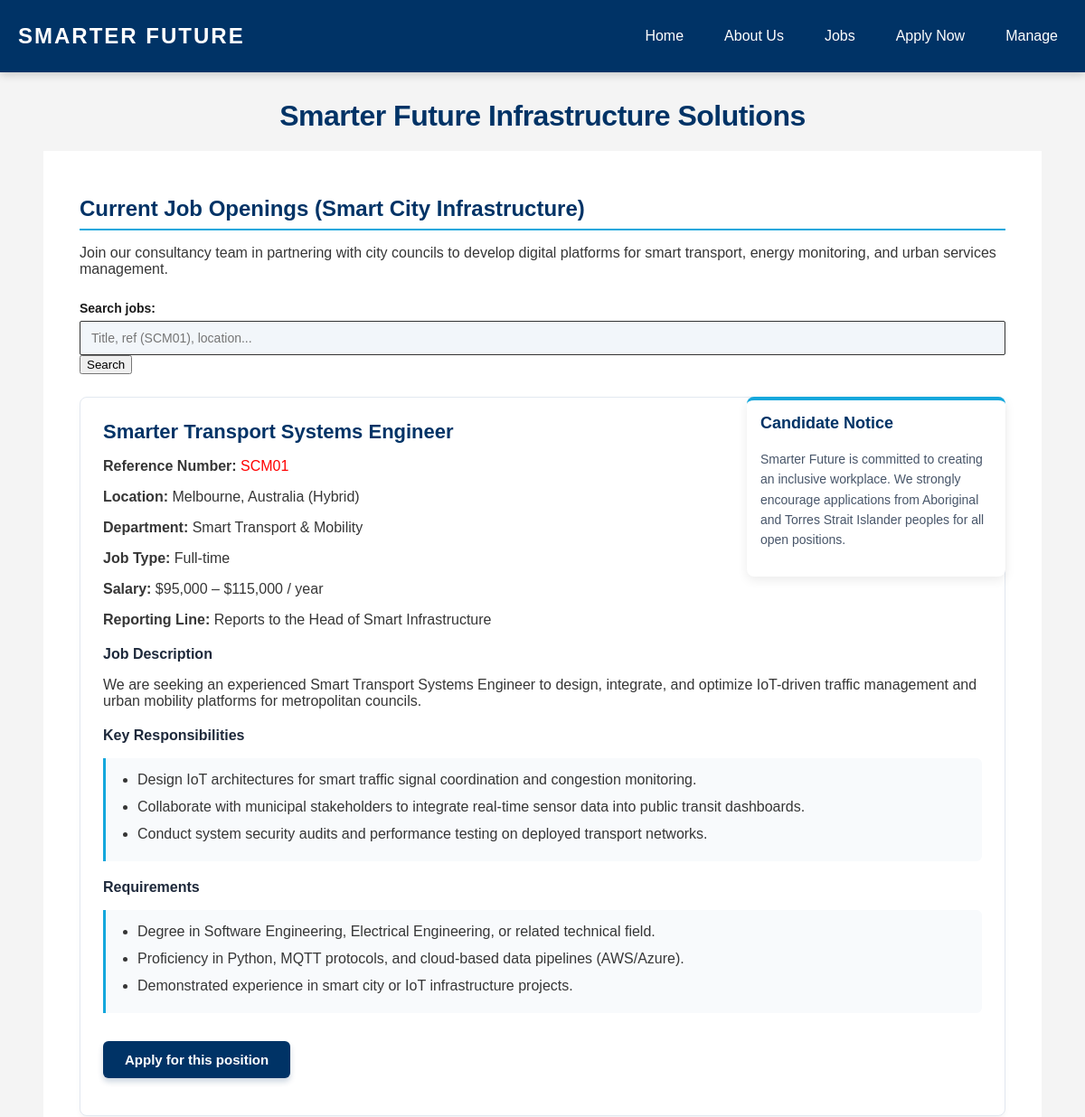
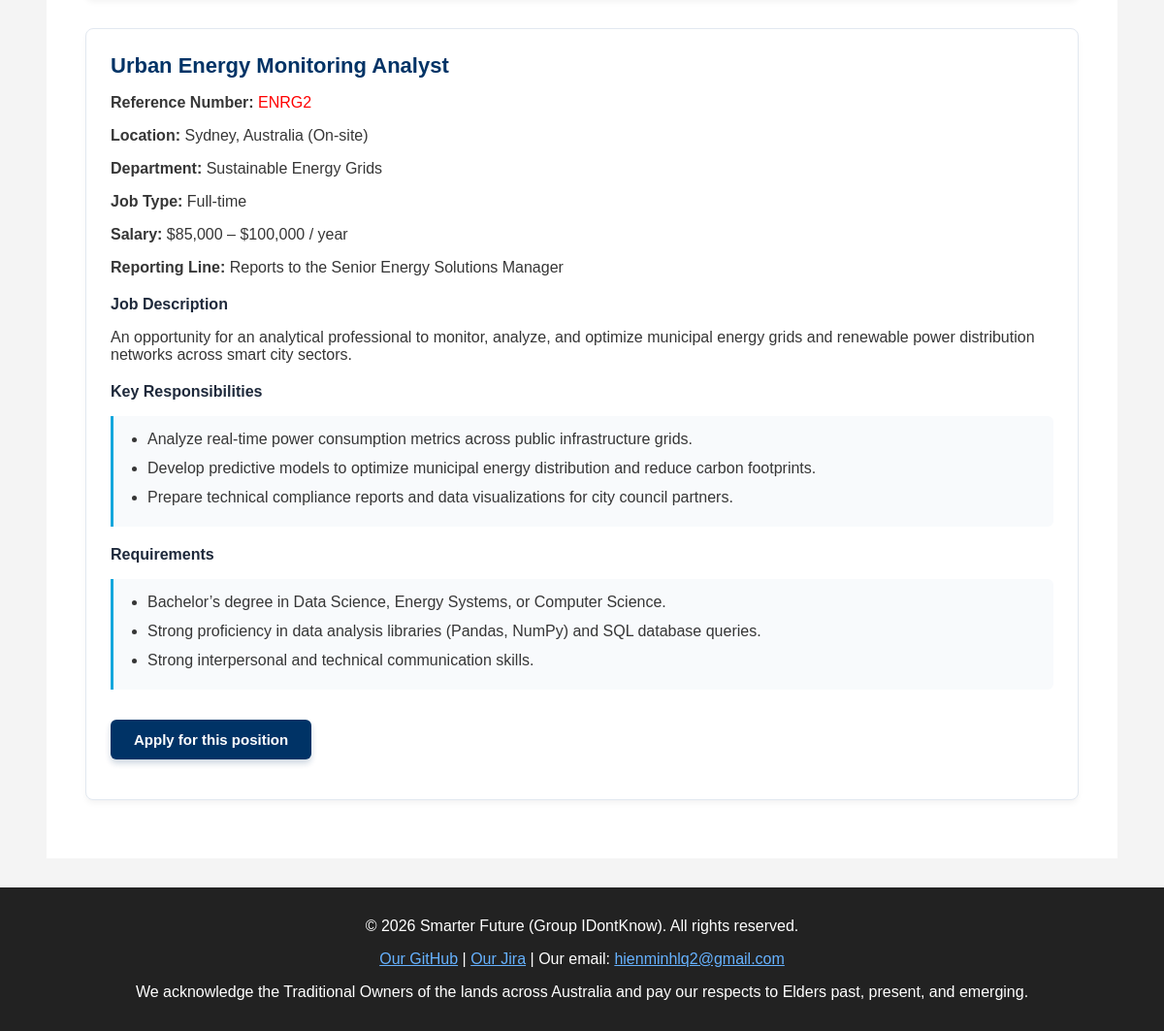
/jobs.php, run on the app's committed database (2 pictures, top to bottom).
### tables this page shows
CREATE TABLE `jobs` (
  `job_id` int(11) NOT NULL,
  `job_ref_num` varchar(5) NOT NULL,
  `title` varchar(100) NOT NULL,
  `location` varchar(100) NOT NULL,
  `department` varchar(100) NOT NULL,
  `job_type` varchar(50) NOT NULL,
  `salary` varchar(100) NOT NULL,
  `reporting_line` varchar(150) NOT NULL,
  `description` text NOT NULL,
  `responsibilities` text NOT NULL,
  `requirements` text NOT NULL
);

### jobs.php (the view, shortened to what this page needs)
<?php
require_once("settings.php");
require_once("header.inc");
$conn = @mysqli_connect($host, $user, $pwd, $sql_db);
$search = isset($_GET['search']) ? trim($_GET['search']) : "";
if ($search !== "") {
    $sql = "SELECT * FROM jobs
            WHERE job_ref_num LIKE ?
               OR title LIKE ?
               OR location LIKE ?
               OR department LIKE ?
               OR job_type LIKE ?
               OR description LIKE ?
               OR responsibilities LIKE ?
               OR requirements LIKE ?
            ORDER BY job_id ASC";
    $stmt = mysqli_prepare($conn, $sql);
    $like = "%" . $search . "%";
    mysqli_stmt_bind_param($stmt, "ssssssss", $like, $like, $like, $like, $like, $like, $like, $like);
    mysqli_stmt_execute($stmt);
    $result = mysqli_stmt_get_result($stmt);
} else {
    $sql = "SELECT * FROM jobs ORDER BY job_id ASC";
    $result = mysqli_query($conn, $sql);
}
?>
<h1>Smarter Future Infrastructure Solutions</h1>
<main>
    <section>
        <h2>Current Job Openings (Smart City Infrastructure)</h2>
        <p>Join our consultancy team in partnering with city councils to develop digital platforms for smart transport, energy monitoring, and urban services management.</p>
        <form method="GET" action="jobs.php" class="job-search-form">
            <label for="search">Search jobs:</label>
            <input type="text" id="search" name="search" value="<?php echo htmlspecialchars($search); ?>" placeholder="Title, ref (SCM01), location...">
            <button type="submit">Search</button>
        </form>
    </section>
    <aside>
        <h3>Candidate Notice</h3>
        <p>Smarter Future is committed to creating an inclusive workplace. We strongly encourage applications from Aboriginal and Torres Strait Islander peoples for all open positions.</p>
    </aside>
    <section>
        <?php if ($result && mysqli_num_rows($result) > 0): ?>
            <?php while ($row = mysqli_fetch_assoc($result)): ?>
                <article>
                    <h3><?php echo htmlspecialchars($row['title']); ?></h3>
                    <p><strong>Reference Number:</strong> <span style="color: red;" title="Inline CSS example"><?php echo htmlspecialchars($row['job_ref_num']); ?></span></p>
                    <p><strong>Location:</strong> <?php echo htmlspecialchars($row['location']); ?></p>
                    <p><strong>Department:</strong> <?php echo htmlspecialchars($row['department']); ?></p>
                    <p><strong>Job Type:</strong> <?php echo htmlspecialchars($row['job_type']); ?></p>
                    <p><strong>Salary:</strong> <?php echo htmlspecialchars($row['salary']); ?></p>
                    <p><strong>Reporting Line:</strong> <?php echo htmlspecialchars($row['reporting_line']); ?></p>
                    <h4>Job Description</h4>
                    <p><?php echo htmlspecialchars($row['description']); ?></p>
                    <h4>Key Responsibilities</h4>
                    <ul>
                        <?php
                        $responsibilities = preg_split('/\r\n|\r|\n/', (string)$row['responsibilities']);
                        foreach ($responsibilities as $line) {
                            $line = trim($line);
                            if ($line !== "") {
                                echo "<li>" . htmlspecialchars($line) . "</li>\n";
                            }
                        }
                        ?>
                    </ul>
                    <h4>Requirements</h4>
                    <ul>
                        <?php
                        $requirements = preg_split('/\r\n|\r|\n/', (string)$row['requirements']);
                        foreach ($requirements as $line) {
                            $line = trim($line);
                            if ($line !== "") {
                                echo "<li>" . htmlspecialchars($line) . "</li>\n";
                            }
                        }
                        ?>
                    </ul>
                    <p><a href="apply.php?job=<?php echo urlencode($row['job_ref_num']); ?>">Apply for this position</a></p>
                </article>
            <?php endwhile; ?>
        <?php else: ?>
            <p>No jobs found matching your search.</p>
        <?php endif; ?>
    </section>
</main>
<?php
require_once("footer.inc");
?>

### header.inc (shortened to what this page needs)
<!DOCTYPE html>
<html lang="en">
<head>
    <link rel="stylesheet" href="styles.css">
</head>
<body>
    <header>
        <?php include 'nav.inc'; ?>
    </header>

### nav.inc
<nav>
    <div class="logo">Smarter Future</div>
    <ul class="nav-links">
        <li><a href="index.php">Home</a></li>
        <li><a href="about.php">About Us</a></li>
        <li><a href="jobs.php">Jobs</a></li>
        <li><a href="apply.php">Apply Now</a></li>
        <li><a href="manage.php">Manage</a></li>
    </ul>
</nav>

### footer.inc (shortened to what this page needs)
<footer>
    <p>&copy; 2026 Smarter Future (Group IDontKnow). All rights reserved.</p>
    <p>
        <a href="https://github.com/KhoiIDK/IDontKnowGr2.git" target="_blank">Our GitHub</a> |
        <a href="https://vominhkhoi19052020.atlassian.net/jira/software/projects/IGPP/boards/35/backlog" target="_blank">Our Jira</a> |
        Our email: <a href="mailto:hienminhlq2@gmail.com">hienminhlq2@gmail.com</a>
    </p>
    <p class="ack">
        We acknowledge the Traditional Owners of the lands across Australia and pay our respects to Elders past, present, and emerging.
    </p>
</footer>
</body>
</html>

### styles.css (style rules this page uses)
body { font-family: Calibri, sans-serif; margin: 0; padding: 0; background-color: #f4f4f4; color: #363636; }
header { background-color: #003366; color: white; padding: 15px 0; position: sticky; top: 0; z-index: 1000; box-shadow: 0 2px 10px rgba(0,0,0,0.2); }
.logo { font-size: 24px; font-weight: bold; text-transform: uppercase; letter-spacing: 2px; }
nav { max-width: 1200px; margin: 0 auto; display: flex; justify-content: space-between; align-items: center; padding: 0 20px; }
.nav-links { list-style: none; display: flex; }
.nav-links li { margin-left: 25px; }
.nav-links a { text-decoration: none; color: white; font-weight: 500; transition: 0.3s; padding: 5px 10px; border-radius: 4px; }
h1 { color: #003366; text-align: center; }
main { width: 80%; margin: 20px auto; background-color: white; padding: 20px; }
footer { background-color: #222; color: white; text-align: center; padding: 15px; margin-top: 30px; }
footer a { color: #66b2ff; }
main:has(form) { max-width: 1200px; width: 92%; box-sizing: border-box; padding: 30px 40px; }
main form { width: 100%; max-width: 100%; margin: 0; padding: 10px 0; box-sizing: border-box; }
form label { display: block; font-weight: 700; color: #1a1a1a; font-size: 14px; margin-bottom: 6px; }
form input[type="text"], form input[type="date"], form input[type="email"], form input[type="tel"], form select, form textarea { width: 100%; box-sizing: border-box; background-color: #f2f6fa; border: 1px solid #333333; border-radius: 2px; padding: 10px 12px; font-size: 14px; color: #222222; font-family: Calibri, sans-serif; transition: border-color 0.2s, background-color 0.2s, box-shadow 0.2s; }
h1 { font-size: 32px; font-weight: 700; margin-top: 30px; margin-bottom: 10px; letter-spacing: -0.5px; }
main h2 { color: #003366; font-size: 24px; border-bottom: 2px solid #14a7dc; padding-bottom: 8px; margin-bottom: 15px; }
article { background-color: #ffffff; border: 1px solid #e2e8f0; border-radius: 8px; padding: 25px; margin-bottom: 30px; box-shadow: 0 4px 6px -1px rgba(0, 0, 0, 0.05); transition: all 0.3s ease; }
article h3 { color: #003366; font-size: 22px; margin-top: 0; margin-bottom: 15px; }
article h4 { color: #1e293b; font-size: 16px; margin-top: 20px; margin-bottom: 8px; }
article ol, article ul { background-color: #f8fafc; border-left: 3px solid #14a7dc; padding: 12px 15px 12px 35px; border-radius: 0 6px 6px 0; }
article li { margin-bottom: 6px; line-height: 1.5; }
article p a[href*="apply.php"] { display: inline-block; background-color: #003366; color: #ffffff !important; font-weight: 600; font-size: 15px; padding: 12px 24px; border-radius: 6px; text-decoration: none; margin-top: 15px; box-shadow: 0 4px 6px rgba(0, 51, 102, 0.2); transition: all 0.25s cubic-bezier(0.4, 0, 0.2, 1); cursor: pointer; }
aside { border: none !important; border-top: 4px solid #14a7dc !important; background: #ffffff !important; border-radius: 8px; box-shadow: 0 4px 12px rgba(0, 0, 0, 0.08); transition: all 0.3s ease; }
aside h3 { color: #003366; margin-top: 0; font-size: 18px; display: flex; align-items: center; }
aside p { font-size: 14px; line-height: 1.6; color: #475569; }

### jobs.php (style rules this page uses)
aside { float: right; width: 25%; margin: 0 0 20px 20px; padding: 15px; border: 2px solid #0056b3; background-color: #f8f9fa; }
main { overflow: hidden; }
.job-search-form { margin: 15px 0; }

### data on the page
jobs: title "Smarter Transport Systems Engineer", job_ref_num "SCM01", location "Melbourne, Australia (Hybrid)", department "Smart Transport & Mobility", job_type "Full-time", salary "$95,000 – $115,000 / year", reporting_line "Reports to the Head of Smart Infrastructure", description "We are seeking an experienced Smart Transport Systems Engineer to design, integrate, and optimize IoT-driven traffic management and urban mobility platforms for metropolitan councils.", responsibilities "Design IoT architectures for smart traffic signal coordination and congestion monitoring.", responsibilities "Collaborate with municipal stakeholders to integrate real-time sensor data into public transit dashboards.", responsibilities "Conduct system security audits and performance testing on deployed transport networks.", requirements "Degree in Software Engineering, Electrical Engineering, or related technical field.", requirements "Proficiency in Python, MQTT protocols, and cloud-based data pipelines (AWS/Azure).", requirements "Demonstrated experience in smart city or IoT infrastructure projects."
jobs: title "Urban Energy Monitoring Analyst", job_ref_num "ENRG2", location "Sydney, Australia (On-site)", department "Sustainable Energy Grids", job_type "Full-time", salary "$85,000 – $100,000 / year", reporting_line "Reports to the Senior Energy Solutions Manager", description "An opportunity for an analytical professional to monitor, analyze, and optimize municipal energy grids and renewable power distribution networks across smart city sectors.", responsibilities "Analyze real-time power consumption metrics across public infrastructure grids.", responsibilities "Develop predictive models to optimize municipal energy distribution and reduce carbon footprints.", responsibilities "Prepare technical compliance reports and data visualizations for city council partners.", requirements "Bachelor’s degree in Data Science, Energy Systems, or Computer Science.", requirements "Strong proficiency in data analysis libraries (Pandas, NumPy) and SQL database queries.", requirements "Strong interpersonal and technical communication skills."
